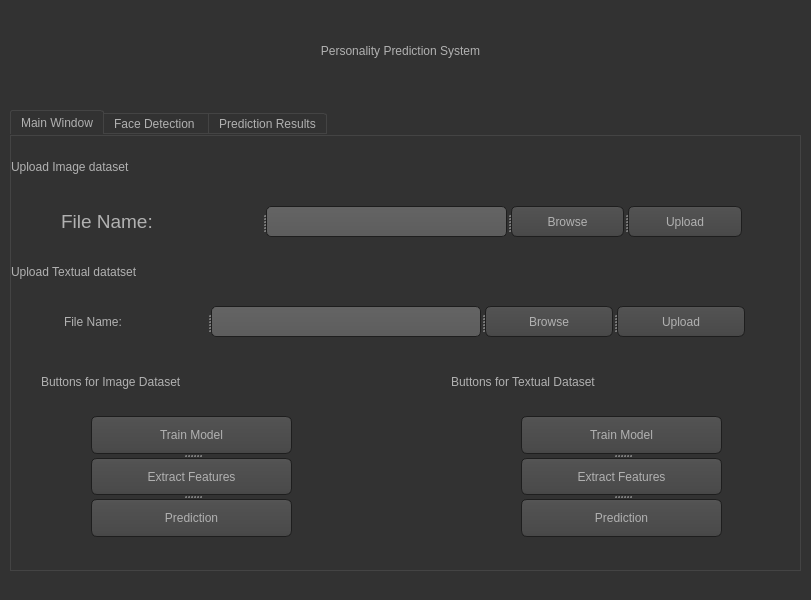
<?xml version="1.0" encoding="UTF-8"?>
<ui version="4.0">
 <class>appWindow</class>
 <widget class="QMainWindow" name="appWindow">
  <property name="geometry">
   <rect>
    <x>0</x>
    <y>0</y>
    <width>811</width>
    <height>600</height>
   </rect>
  </property>
  <property name="windowTitle">
   <string>MainWindow</string>
  </property>
  <property name="styleSheet">
   <string notr="true">font
{color:black}
QToolTip
{
     border: 1px solid black;
     background-color: #ffa02f;
     padding: 1px;
     border-radius: 3px;
     opacity: 100;
}

QWidget
{
    color: #b1b1b1;
    background-color: #323232;
}

QTreeView, QListView
{
    background-color: silver;
    margin-left: 5px;
}

QWidget:item:hover
{
    background-color: QLinearGradient( x1: 0, y1: 0, x2: 0, y2: 1, stop: 0 #ffa02f, stop: 1 #ca0619);
    color: #000000;
}

QWidget:item:selected
{
    background-color: QLinearGradient( x1: 0, y1: 0, x2: 0, y2: 1, stop: 0 #ffa02f, stop: 1 #d7801a);
}

QMenuBar::item
{
    background: transparent;
}

QMenuBar::item:selected
{
    background: transparent;
    border: 1px solid #ffaa00;
}

QMenuBar::item:pressed
{
    background: #444;
    border: 1px solid #000;
    background-color: QLinearGradient(
        x1:0, y1:0,
        x2:0, y2:1,
        stop:1 #212121,
        stop:0.4 #343434/*,
        stop:0.2 #343434,
        stop:0.1 #ffaa00*/
    );
    margin-bottom:-1px;
    padding-bottom:1px;
}

QMenu
{
    border: 1px solid #000;
}

QMenu::item
{
    padding: 2px 20px 2px 20px;
}

QMenu::item:selected
{
    color: #000000;
}

QWidget:disabled
{
    color: #808080;
    background-color: #323232;
}

QAbstractItemView
{
    background-color: QLinearGradient( x1: 0, y1: 0, x2: 0, y2: 1, stop: 0 #4d4d4d, stop: 0.1 #646464, stop: 1 #5d5d5d);
}

QWidget:focus
{
    /*border: 1px solid darkgray;*/
}

QLineEdit
{
    background-color: QLinearGradient( x1: 0, y1: 0, x2: 0, y2: 1, stop: 0 #4d4d4d, stop: 0 #646464, stop: 1 #5d5d5d);
    padding: 1px;
    border-style: solid;
    border: 1px solid #1e1e1e;
    border-radius: 5;
}

QPushButton
{
    color: #b1b1b1;
    background-color: QLinearGradient( x1: 0, y1: 0, x2: 0, y2: 1, stop: 0 #565656, stop: 0.1 #525252, stop: 0.5 #4e4e4e, stop: 0.9 #4a4a4a, stop: 1 #464646);
    border-width: 1px;
    border-color: #1e1e1e;
    border-style: solid;
    border-radius: 6;
    padding: 3px;
    font-size: 12px;
    padding-left: 5px;
    padding-right: 5px;
    min-width: 40px;
}

QPushButton:pressed
{
    background-color: QLinearGradient( x1: 0, y1: 0, x2: 0, y2: 1, stop: 0 #2d2d2d, stop: 0.1 #2b2b2b, stop: 0.5 #292929, stop: 0.9 #282828, stop: 1 #252525);
}

QComboBox
{
    selection-background-color: #ffaa00;
    background-color: QLinearGradient( x1: 0, y1: 0, x2: 0, y2: 1, stop: 0 #565656, stop: 0.1 #525252, stop: 0.5 #4e4e4e, stop: 0.9 #4a4a4a, stop: 1 #464646);
    border-style: solid;
    border: 1px solid #1e1e1e;
    border-radius: 5;
}

QComboBox:hover,QPushButton:hover
{
    border: 2px solid QLinearGradient( x1: 0, y1: 0, x2: 0, y2: 1, stop: 0 #ffa02f, stop: 1 #d7801a);
}


QComboBox:on
{
    padding-top: 3px;
    padding-left: 4px;
    background-color: QLinearGradient( x1: 0, y1: 0, x2: 0, y2: 1, stop: 0 #2d2d2d, stop: 0.1 #2b2b2b, stop: 0.5 #292929, stop: 0.9 #282828, stop: 1 #252525);
    selection-background-color: #ffaa00;
}

QComboBox QAbstractItemView
{
    border: 2px solid darkgray;
    selection-background-color: QLinearGradient( x1: 0, y1: 0, x2: 0, y2: 1, stop: 0 #ffa02f, stop: 1 #d7801a);
}

QComboBox::drop-down
{
     subcontrol-origin: padding;
     subcontrol-position: top right;
     width: 15px;

     border-left-width: 0px;
     border-left-color: darkgray;
     border-left-style: solid; /* just a single line */
     border-top-right-radius: 3px; /* same radius as the QComboBox */
     border-bottom-right-radius: 3px;
 }

QComboBox::down-arrow
{
     image: url(:/dark_orange/img/down_arrow.png);
}

QGroupBox
{
    border: 1px solid darkgray;
    margin-top: 10px;
}

QGroupBox:focus
{
    border: 1px solid darkgray;
}

QTextEdit:focus
{
    border: 1px solid darkgray;
}

QScrollBar:horizontal {
     border: 1px solid #222222;
     background: QLinearGradient( x1: 0, y1: 0, x2: 0, y2: 1, stop: 0.0 #121212, stop: 0.2 #282828, stop: 1 #484848);
     height: 7px;
     margin: 0px 16px 0 16px;
}

QScrollBar::handle:horizontal
{
      background: QLinearGradient( x1: 0, y1: 0, x2: 1, y2: 0, stop: 0 #ffa02f, stop: 0.5 #d7801a, stop: 1 #ffa02f);
      min-height: 20px;
      border-radius: 2px;
}

QScrollBar::add-line:horizontal {
      border: 1px solid #1b1b19;
      border-radius: 2px;
      background: QLinearGradient( x1: 0, y1: 0, x2: 1, y2: 0, stop: 0 #ffa02f, stop: 1 #d7801a);
      width: 14px;
      subcontrol-position: right;
      subcontrol-origin: margin;
}

QScrollBar::sub-line:horizontal {
      border: 1px solid #1b1b19;
      border-radius: 2px;
      background: QLinearGradient( x1: 0, y1: 0, x2: 1, y2: 0, stop: 0 #ffa02f, stop: 1 #d7801a);
      width: 14px;
     subcontrol-position: left;
     subcontrol-origin: margin;
}

QScrollBar::right-arrow:horizontal, QScrollBar::left-arrow:horizontal
{
      border: 1px solid black;
      width: 1px;
      height: 1px;
      background: white;
}

QScrollBar::add-page:horizontal, QScrollBar::sub-page:horizontal
{
      background: none;
}

QScrollBar:vertical
{
      background: QLinearGradient( x1: 0, y1: 0, x2: 1, y2: 0, stop: 0.0 #121212, stop: 0.2 #282828, stop: 1 #484848);
      width: 7px;
      margin: 16px 0 16px 0;
      border: 1px solid #222222;
}

QScrollBar::handle:vertical
{
      background: QLinearGradient( x1: 0, y1: 0, x2: 0, y2: 1, stop: 0 #ffa02f, stop: 0.5 #d7801a, stop: 1 #ffa02f);
      min-height: 20px;
      border-radius: 2px;
}

QScrollBar::add-line:vertical
{
      border: 1px solid #1b1b19;
      border-radius: 2px;
      background: QLinearGradient( x1: 0, y1: 0, x2: 0, y2: 1, stop: 0 #ffa02f, stop: 1 #d7801a);
      height: 14px;
      subcontrol-position: bottom;
      subcontrol-origin: margin;
}

QScrollBar::sub-line:vertical
{
      border: 1px solid #1b1b19;
      border-radius: 2px;
      background: QLinearGradient( x1: 0, y1: 0, x2: 0, y2: 1, stop: 0 #d7801a, stop: 1 #ffa02f);
      height: 14px;
      subcontrol-position: top;
      subcontrol-origin: margin;
}

QScrollBar::up-arrow:vertical, QScrollBar::down-arrow:vertical
{
      border: 1px solid black;
      width: 1px;
      height: 1px;
      background: white;
}


QScrollBar::add-page:vertical, QScrollBar::sub-page:vertical
{
      background: none;
}

QTextEdit
{
    background-color: #242424;
}

QPlainTextEdit
{
    background-color: #242424;
}

QHeaderView::section
{
    background-color: QLinearGradient(x1:0, y1:0, x2:0, y2:1, stop:0 #616161, stop: 0.5 #505050, stop: 0.6 #434343, stop:1 #656565);
    color: white;
    padding-left: 4px;
    border: 1px solid #6c6c6c;
}

QCheckBox:disabled
{
color: #414141;
}

QDockWidget::title
{
    text-align: center;
    spacing: 3px; /* spacing between items in the tool bar */
    background-color: QLinearGradient(x1:0, y1:0, x2:0, y2:1, stop:0 #323232, stop: 0.5 #242424, stop:1 #323232);
}

QDockWidget::close-button, QDockWidget::float-button
{
    text-align: center;
    spacing: 1px; /* spacing between items in the tool bar */
    background-color: QLinearGradient(x1:0, y1:0, x2:0, y2:1, stop:0 #323232, stop: 0.5 #242424, stop:1 #323232);
}

QDockWidget::close-button:hover, QDockWidget::float-button:hover
{
    background: #242424;
}

QDockWidget::close-button:pressed, QDockWidget::float-button:pressed
{
    padding: 1px -1px -1px 1px;
}

QMainWindow::separator
{
    background-color: QLinearGradient(x1:0, y1:0, x2:0, y2:1, stop:0 #161616, stop: 0.5 #151515, stop: 0.6 #212121, stop:1 #343434);
    color: white;
    padding-left: 4px;
    border: 1px solid #4c4c4c;
    spacing: 3px; /* spacing between items in the tool bar */
}

QMainWindow::separator:hover
{

    background-color: QLinearGradient(x1:0, y1:0, x2:0, y2:1, stop:0 #d7801a, stop:0.5 #b56c17 stop:1 #ffa02f);
    color: white;
    padding-left: 4px;
    border: 1px solid #6c6c6c;
    spacing: 3px; /* spacing between items in the tool bar */
}

QToolBar::handle
{
     spacing: 3px; /* spacing between items in the tool bar */
     background: url(:/dark_orange/img/handle.png);
}

QMenu::separator
{
    height: 2px;
    background-color: QLinearGradient(x1:0, y1:0, x2:0, y2:1, stop:0 #161616, stop: 0.5 #151515, stop: 0.6 #212121, stop:1 #343434);
    color: white;
    padding-left: 4px;
    margin-left: 10px;
    margin-right: 5px;
}

QProgressBar
{
    border: 2px solid grey;
    border-radius: 5px;
    text-align: center;
}

QProgressBar::chunk
{
    background-color: #d7801a;
    width: 2.15px;
    margin: 0.5px;
}

QTabBar::tab {
    color: #b1b1b1;
    border: 1px solid #444;
    border-bottom-style: none;
    background-color: #323232;
    padding-left: 10px;
    padding-right: 10px;
    padding-top: 3px;
    padding-bottom: 2px;
    margin-right: -1px;
}

QTabWidget::pane {
    border: 1px solid #444;
    top: 1px;
}

QTabBar::tab:last
{
    margin-right: 0; /* the last selected tab has nothing to overlap with on the right */
    border-top-right-radius: 3px;
}

QTabBar::tab:first:!selected
{
 margin-left: 0px; /* the last selected tab has nothing to overlap with on the right */


    border-top-left-radius: 3px;
}

QTabBar::tab:!selected
{
    color: #b1b1b1;
    border-bottom-style: solid;
    margin-top: 3px;
    background-color: QLinearGradient(x1:0, y1:0, x2:0, y2:1, stop:1 #212121, stop:.4 #343434);
}

QTabBar::tab:selected
{
    border-top-left-radius: 3px;
    border-top-right-radius: 3px;
    margin-bottom: 0px;
}

QTabBar::tab:!selected:hover
{
    /*border-top: 2px solid #ffaa00;
    padding-bottom: 3px;*/
    border-top-left-radius: 3px;
    border-top-right-radius: 3px;
    background-color: QLinearGradient(x1:0, y1:0, x2:0, y2:1, stop:1 #212121, stop:0.4 #343434, stop:0.2 #343434, stop:0.1 #ffaa00);
}

QRadioButton::indicator:checked, QRadioButton::indicator:unchecked{
    color: #b1b1b1;
    background-color: #323232;
    border: 1px solid #b1b1b1;
    border-radius: 6px;
}

QRadioButton::indicator:checked
{
    background-color: qradialgradient(
        cx: 0.5, cy: 0.5,
        fx: 0.5, fy: 0.5,
        radius: 1.0,
        stop: 0.25 #ffaa00,
        stop: 0.3 #323232
    );
}

QCheckBox::indicator{
    color: #b1b1b1;
    background-color: #323232;
    border: 1px solid #b1b1b1;
    width: 9px;
    height: 9px;
}

QRadioButton::indicator
{
    border-radius: 6px;
}

QRadioButton::indicator:hover, QCheckBox::indicator:hover
{
    border: 1px solid #ffaa00;
}

QCheckBox::indicator:checked
{
    image:url(:/dark_orange/img/checkbox.png);
}

QCheckBox::indicator:disabled, QRadioButton::indicator:disabled
{
    border: 1px solid #444;
}


QSlider::groove:horizontal {
    border: 1px solid #3A3939;
    height: 8px;
    background: #201F1F;
    margin: 2px 0;
    border-radius: 2px;
}

QSlider::handle:horizontal {
    background: QLinearGradient( x1: 0, y1: 0, x2: 0, y2: 1,
      stop: 0.0 silver, stop: 0.2 #a8a8a8, stop: 1 #727272);
    border: 1px solid #3A3939;
    width: 14px;
    height: 14px;
    margin: -4px 0;
    border-radius: 2px;
}

QSlider::groove:vertical {
    border: 1px solid #3A3939;
    width: 8px;
    background: #201F1F;
    margin: 0 0px;
    border-radius: 2px;
}

QSlider::handle:vertical {
    background: QLinearGradient( x1: 0, y1: 0, x2: 0, y2: 1, stop: 0.0 silver,
      stop: 0.2 #a8a8a8, stop: 1 #727272);
    border: 1px solid #3A3939;
    width: 14px;
    height: 14px;
    margin: 0 -4px;
    border-radius: 2px;
}

QAbstractSpinBox {
    padding-top: 2px;
    padding-bottom: 2px;
    border: 1px solid darkgray;

    border-radius: 2px;
    min-width: 50px;
}</string>
  </property>
  <widget class="QWidget" name="centralwidget">
   <widget class="QTabWidget" name="tabWidget">
    <property name="geometry">
     <rect>
      <x>10</x>
      <y>110</y>
      <width>791</width>
      <height>461</height>
     </rect>
    </property>
    <property name="styleSheet">
     <string notr="true">font: 75 16pt &quot;Century Gothic&quot;;
font: 14pt &quot;Century Gothic&quot;;</string>
    </property>
    <property name="currentIndex">
     <number>0</number>
    </property>
    <property name="movable">
     <bool>false</bool>
    </property>
    <widget class="QWidget" name="tab">
     <attribute name="title">
      <string>Main Window</string>
     </attribute>
     <widget class="QLabel" name="label_2">
      <property name="geometry">
       <rect>
        <x>0</x>
        <y>10</y>
        <width>251</width>
        <height>41</height>
       </rect>
      </property>
      <property name="styleSheet">
       <string notr="true">font: 75 16pt &quot;MS Shell Dlg 2&quot;;</string>
      </property>
      <property name="text">
       <string>Upload Image dataset</string>
      </property>
     </widget>
     <widget class="QLabel" name="label_4">
      <property name="geometry">
       <rect>
        <x>0</x>
        <y>120</y>
        <width>221</width>
        <height>31</height>
       </rect>
      </property>
      <property name="styleSheet">
       <string notr="true">font: 75 16pt &quot;MS Shell Dlg 2&quot;;</string>
      </property>
      <property name="text">
       <string>Upload Textual datatset</string>
      </property>
     </widget>
     <widget class="QLabel" name="label_6">
      <property name="geometry">
       <rect>
        <x>30</x>
        <y>230</y>
        <width>311</width>
        <height>31</height>
       </rect>
      </property>
      <property name="styleSheet">
       <string notr="true">font: 75 14pt &quot;MS Shell Dlg 2&quot;;
font: 75 18pt &quot;Arial Rounded MT Bold&quot;;</string>
      </property>
      <property name="text">
       <string>Buttons for Image Dataset</string>
      </property>
     </widget>
     <widget class="QLabel" name="label_7">
      <property name="geometry">
       <rect>
        <x>440</x>
        <y>230</y>
        <width>321</width>
        <height>31</height>
       </rect>
      </property>
      <property name="styleSheet">
       <string notr="true">font: 75 18pt &quot;Arial Rounded MT Bold&quot;;</string>
      </property>
      <property name="text">
       <string>Buttons for Textual Dataset</string>
      </property>
     </widget>
     <widget class="QSplitter" name="splitter">
      <property name="geometry">
       <rect>
        <x>50</x>
        <y>70</y>
        <width>681</width>
        <height>31</height>
       </rect>
      </property>
      <property name="orientation">
       <enum>Qt::Horizontal</enum>
      </property>
      <widget class="QLabel" name="label_3">
       <property name="font">
        <font>
         <family>MS Shell Dlg 2</family>
         <pointsize>14</pointsize>
         <weight>9</weight>
         <italic>false</italic>
         <bold>false</bold>
        </font>
       </property>
       <property name="styleSheet">
        <string notr="true">font: 75 14pt &quot;MS Shell Dlg 2&quot;;</string>
       </property>
       <property name="text">
        <string>File Name:</string>
       </property>
      </widget>
      <widget class="QLineEdit" name="imgDatasetFileName"/>
      <widget class="QPushButton" name="imgDatasetBrowse">
       <property name="styleSheet">
        <string notr="true">font: 75 14pt &quot;MS Shell Dlg 2&quot;;</string>
       </property>
       <property name="text">
        <string>Browse</string>
       </property>
      </widget>
      <widget class="QPushButton" name="pushButton">
       <property name="styleSheet">
        <string notr="true">font: 75 14pt &quot;MS Shell Dlg 2&quot;;</string>
       </property>
       <property name="text">
        <string>Upload</string>
       </property>
      </widget>
     </widget>
     <widget class="QSplitter" name="splitter_2">
      <property name="geometry">
       <rect>
        <x>53</x>
        <y>170</y>
        <width>681</width>
        <height>31</height>
       </rect>
      </property>
      <property name="orientation">
       <enum>Qt::Horizontal</enum>
      </property>
      <widget class="QLabel" name="label_5">
       <property name="styleSheet">
        <string notr="true">font: 75 14pt &quot;MS Shell Dlg 2&quot;;</string>
       </property>
       <property name="text">
        <string>File Name:</string>
       </property>
      </widget>
      <widget class="QLineEdit" name="lineEdit_2"/>
      <widget class="QPushButton" name="pushButton_6">
       <property name="styleSheet">
        <string notr="true">font: 75 14pt &quot;MS Shell Dlg 2&quot;;</string>
       </property>
       <property name="text">
        <string>Browse</string>
       </property>
      </widget>
      <widget class="QPushButton" name="pushButton_2">
       <property name="styleSheet">
        <string notr="true">font: 75 14pt &quot;MS Shell Dlg 2&quot;;</string>
       </property>
       <property name="text">
        <string>Upload</string>
       </property>
      </widget>
     </widget>
     <widget class="QSplitter" name="splitter_3">
      <property name="geometry">
       <rect>
        <x>80</x>
        <y>280</y>
        <width>201</width>
        <height>121</height>
       </rect>
      </property>
      <property name="orientation">
       <enum>Qt::Vertical</enum>
      </property>
      <widget class="QPushButton" name="pushButton_3">
       <property name="font">
        <font>
         <family>MS Shell Dlg 2</family>
         <pointsize>14</pointsize>
         <weight>9</weight>
         <italic>false</italic>
         <bold>false</bold>
        </font>
       </property>
       <property name="styleSheet">
        <string notr="true">font: 75 14pt &quot;MS Shell Dlg 2&quot;;</string>
       </property>
       <property name="text">
        <string>Train Model</string>
       </property>
      </widget>
      <widget class="QPushButton" name="pushButton_7">
       <property name="font">
        <font>
         <family>MS Shell Dlg 2</family>
         <pointsize>14</pointsize>
         <weight>9</weight>
         <italic>false</italic>
         <bold>false</bold>
        </font>
       </property>
       <property name="styleSheet">
        <string notr="true">font: 75 14pt &quot;MS Shell Dlg 2&quot;;</string>
       </property>
       <property name="text">
        <string>Extract Features</string>
       </property>
      </widget>
      <widget class="QPushButton" name="pushButton_4">
       <property name="styleSheet">
        <string notr="true">font: 75 14pt &quot;MS Shell Dlg 2&quot;;</string>
       </property>
       <property name="text">
        <string>Prediction</string>
       </property>
      </widget>
     </widget>
     <widget class="QSplitter" name="splitter_4">
      <property name="geometry">
       <rect>
        <x>510</x>
        <y>280</y>
        <width>201</width>
        <height>121</height>
       </rect>
      </property>
      <property name="orientation">
       <enum>Qt::Vertical</enum>
      </property>
      <widget class="QPushButton" name="pushButton_9">
       <property name="font">
        <font>
         <family>MS Shell Dlg 2</family>
         <pointsize>14</pointsize>
         <weight>9</weight>
         <italic>false</italic>
         <bold>false</bold>
        </font>
       </property>
       <property name="styleSheet">
        <string notr="true">font: 75 14pt &quot;MS Shell Dlg 2&quot;;</string>
       </property>
       <property name="text">
        <string>Train Model</string>
       </property>
      </widget>
      <widget class="QPushButton" name="pushButton_8">
       <property name="font">
        <font>
         <family>MS Shell Dlg 2</family>
         <pointsize>14</pointsize>
         <weight>9</weight>
         <italic>false</italic>
         <bold>false</bold>
        </font>
       </property>
       <property name="styleSheet">
        <string notr="true">font: 75 14pt &quot;MS Shell Dlg 2&quot;;</string>
       </property>
       <property name="text">
        <string>Extract Features</string>
       </property>
      </widget>
      <widget class="QPushButton" name="pushButton_5">
       <property name="styleSheet">
        <string notr="true">font: 75 14pt &quot;MS Shell Dlg 2&quot;;</string>
       </property>
       <property name="text">
        <string>Prediction</string>
       </property>
      </widget>
     </widget>
    </widget>
    <widget class="QWidget" name="tab_3">
     <attribute name="title">
      <string>Face Detection </string>
     </attribute>
     <widget class="QLabel" name="label_8">
      <property name="geometry">
       <rect>
        <x>20</x>
        <y>20</y>
        <width>161</width>
        <height>21</height>
       </rect>
      </property>
      <property name="styleSheet">
       <string notr="true">font: 75 14pt &quot;MS Shell Dlg 2&quot;;</string>
      </property>
      <property name="text">
       <string>Upload Image File</string>
      </property>
     </widget>
     <widget class="QWidget" name="layoutWidget">
      <property name="geometry">
       <rect>
        <x>60</x>
        <y>60</y>
        <width>651</width>
        <height>33</height>
       </rect>
      </property>
      <layout class="QHBoxLayout" name="horizontalLayout">
       <item>
        <widget class="QLabel" name="label_9">
         <property name="styleSheet">
          <string notr="true">font: 75 14pt &quot;MS Shell Dlg 2&quot;;</string>
         </property>
         <property name="text">
          <string>File Name:</string>
         </property>
        </widget>
       </item>
       <item>
        <widget class="QLineEdit" name="lineEdit_3"/>
       </item>
       <item>
        <widget class="QPushButton" name="pushButton_11">
         <property name="styleSheet">
          <string notr="true">font: 75 14pt &quot;MS Shell Dlg 2&quot;;</string>
         </property>
         <property name="text">
          <string>Browse</string>
         </property>
        </widget>
       </item>
       <item>
        <widget class="QPushButton" name="pushButton_12">
         <property name="styleSheet">
          <string notr="true">font: 75 14pt &quot;MS Shell Dlg 2&quot;;</string>
         </property>
         <property name="text">
          <string>Upload</string>
         </property>
        </widget>
       </item>
      </layout>
     </widget>
     <widget class="QPushButton" name="pushButton_16">
      <property name="geometry">
       <rect>
        <x>290</x>
        <y>160</y>
        <width>201</width>
        <height>61</height>
       </rect>
      </property>
      <property name="styleSheet">
       <string notr="true">font: 75 20pt &quot;MS Shell Dlg 2&quot;;</string>
      </property>
      <property name="text">
       <string>Run Camera</string>
      </property>
     </widget>
     <widget class="QSplitter" name="splitter_5">
      <property name="geometry">
       <rect>
        <x>290</x>
        <y>240</y>
        <width>201</width>
        <height>131</height>
       </rect>
      </property>
      <property name="orientation">
       <enum>Qt::Vertical</enum>
      </property>
      <widget class="QPushButton" name="pushButton_15">
       <property name="font">
        <font>
         <family>MS Shell Dlg 2</family>
         <pointsize>14</pointsize>
         <weight>9</weight>
         <italic>false</italic>
         <bold>false</bold>
        </font>
       </property>
       <property name="styleSheet">
        <string notr="true">font: 75 14pt &quot;MS Shell Dlg 2&quot;;</string>
       </property>
       <property name="text">
        <string>Train Model</string>
       </property>
      </widget>
      <widget class="QPushButton" name="pushButton_13">
       <property name="font">
        <font>
         <family>MS Shell Dlg 2</family>
         <pointsize>14</pointsize>
         <weight>9</weight>
         <italic>false</italic>
         <bold>false</bold>
        </font>
       </property>
       <property name="styleSheet">
        <string notr="true">font: 75 14pt &quot;MS Shell Dlg 2&quot;;</string>
       </property>
       <property name="text">
        <string>Extract Features</string>
       </property>
      </widget>
      <widget class="QPushButton" name="pushButton_14">
       <property name="styleSheet">
        <string notr="true">font: 75 14pt &quot;MS Shell Dlg 2&quot;;</string>
       </property>
       <property name="text">
        <string>Prediction</string>
       </property>
      </widget>
     </widget>
    </widget>
    <widget class="QWidget" name="tab_2">
     <attribute name="title">
      <string>Prediction Results</string>
     </attribute>
    </widget>
   </widget>
   <widget class="QLabel" name="label">
    <property name="geometry">
     <rect>
      <x>70</x>
      <y>20</y>
      <width>661</width>
      <height>61</height>
     </rect>
    </property>
    <property name="styleSheet">
     <string notr="true">font: 75 32pt &quot;Arial Rounded MT Bold&quot;;
font: 75 24pt &quot;Yu Gothic Medium&quot;;
font: 75 38pt &quot;MS PGothic&quot;;</string>
    </property>
    <property name="text">
     <string>Personality Prediction System</string>
    </property>
    <property name="alignment">
     <set>Qt::AlignCenter</set>
    </property>
   </widget>
  </widget>
  <widget class="QMenuBar" name="menubar">
   <property name="geometry">
    <rect>
     <x>0</x>
     <y>0</y>
     <width>811</width>
     <height>21</height>
    </rect>
   </property>
  </widget>
  <widget class="QStatusBar" name="statusbar"/>
 </widget>
 <resources/>
 <connections/>
</ui>
